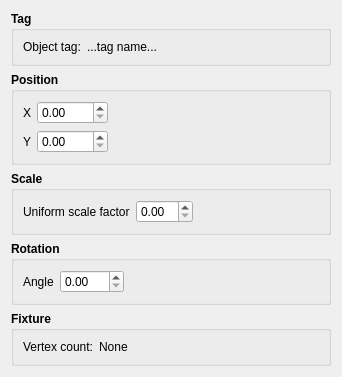
<?xml version="1.0" encoding="UTF-8"?>
<ui version="4.0">
 <class>EditItemDockWidget</class>
 <widget class="QWidget" name="EditItemDockWidget">
  <property name="geometry">
   <rect>
    <x>0</x>
    <y>0</y>
    <width>342</width>
    <height>320</height>
   </rect>
  </property>
  <property name="minimumSize">
   <size>
    <width>0</width>
    <height>0</height>
   </size>
  </property>
  <property name="windowTitle">
   <string>Form</string>
  </property>
  <layout class="QGridLayout" name="gridLayout">
   <item row="1" column="0">
    <widget class="QGroupBox" name="group_position">
     <property name="font">
      <font>
       <family>Segoe UI</family>
       <weight>75</weight>
       <bold>true</bold>
      </font>
     </property>
     <property name="title">
      <string>Position</string>
     </property>
     <layout class="QFormLayout" name="formLayout_2">
      <item row="0" column="0">
       <widget class="QLabel" name="label_positionX">
        <property name="font">
         <font>
          <weight>50</weight>
          <bold>false</bold>
         </font>
        </property>
        <property name="text">
         <string>X</string>
        </property>
       </widget>
      </item>
      <item row="0" column="1">
       <widget class="QDoubleSpinBox" name="spin_positionX">
        <property name="sizePolicy">
         <sizepolicy hsizetype="Fixed" vsizetype="Fixed">
          <horstretch>0</horstretch>
          <verstretch>0</verstretch>
         </sizepolicy>
        </property>
        <property name="font">
         <font>
          <weight>50</weight>
          <bold>false</bold>
         </font>
        </property>
        <property name="maximum">
         <double>9999.989999999999782</double>
        </property>
       </widget>
      </item>
      <item row="1" column="0">
       <widget class="QLabel" name="label_positionY">
        <property name="font">
         <font>
          <weight>50</weight>
          <bold>false</bold>
         </font>
        </property>
        <property name="text">
         <string>Y</string>
        </property>
       </widget>
      </item>
      <item row="1" column="1">
       <widget class="QDoubleSpinBox" name="spin_positionY">
        <property name="sizePolicy">
         <sizepolicy hsizetype="Fixed" vsizetype="Fixed">
          <horstretch>0</horstretch>
          <verstretch>0</verstretch>
         </sizepolicy>
        </property>
        <property name="font">
         <font>
          <weight>50</weight>
          <bold>false</bold>
         </font>
        </property>
        <property name="maximum">
         <double>9999.989999999999782</double>
        </property>
       </widget>
      </item>
     </layout>
    </widget>
   </item>
   <item row="2" column="0">
    <widget class="QGroupBox" name="group_scale">
     <property name="font">
      <font>
       <family>Segoe UI</family>
       <weight>75</weight>
       <bold>true</bold>
      </font>
     </property>
     <property name="title">
      <string>Scale</string>
     </property>
     <layout class="QFormLayout" name="formLayout_3">
      <item row="0" column="0">
       <widget class="QLabel" name="label_scale">
        <property name="font">
         <font>
          <weight>50</weight>
          <bold>false</bold>
         </font>
        </property>
        <property name="text">
         <string>Uniform scale factor</string>
        </property>
       </widget>
      </item>
      <item row="0" column="1">
       <widget class="QDoubleSpinBox" name="spin_scale">
        <property name="sizePolicy">
         <sizepolicy hsizetype="Fixed" vsizetype="Fixed">
          <horstretch>0</horstretch>
          <verstretch>0</verstretch>
         </sizepolicy>
        </property>
        <property name="font">
         <font>
          <weight>50</weight>
          <bold>false</bold>
         </font>
        </property>
       </widget>
      </item>
     </layout>
    </widget>
   </item>
   <item row="4" column="0">
    <widget class="QGroupBox" name="group_fixture">
     <property name="font">
      <font>
       <family>Segoe UI</family>
       <weight>75</weight>
       <bold>true</bold>
      </font>
     </property>
     <property name="title">
      <string>Fixture</string>
     </property>
     <layout class="QFormLayout" name="formLayout_5">
      <item row="0" column="0">
       <widget class="QLabel" name="label_vertex">
        <property name="font">
         <font>
          <weight>50</weight>
          <bold>false</bold>
         </font>
        </property>
        <property name="text">
         <string>Vertex count:</string>
        </property>
       </widget>
      </item>
      <item row="0" column="1">
       <widget class="QLabel" name="label_vertexCount">
        <property name="font">
         <font>
          <weight>50</weight>
          <bold>false</bold>
         </font>
        </property>
        <property name="text">
         <string>None</string>
        </property>
       </widget>
      </item>
     </layout>
    </widget>
   </item>
   <item row="3" column="0">
    <widget class="QGroupBox" name="group_rotation">
     <property name="font">
      <font>
       <family>Segoe UI</family>
       <weight>75</weight>
       <bold>true</bold>
      </font>
     </property>
     <property name="title">
      <string>Rotation</string>
     </property>
     <layout class="QFormLayout" name="formLayout_4">
      <item row="0" column="0">
       <widget class="QLabel" name="label_rotation">
        <property name="font">
         <font>
          <weight>50</weight>
          <bold>false</bold>
         </font>
        </property>
        <property name="text">
         <string>Angle</string>
        </property>
       </widget>
      </item>
      <item row="0" column="1">
       <widget class="QDoubleSpinBox" name="spin_rotation">
        <property name="sizePolicy">
         <sizepolicy hsizetype="Fixed" vsizetype="Fixed">
          <horstretch>0</horstretch>
          <verstretch>0</verstretch>
         </sizepolicy>
        </property>
        <property name="font">
         <font>
          <weight>50</weight>
          <bold>false</bold>
         </font>
        </property>
        <property name="maximum">
         <double>360.000000000000000</double>
        </property>
       </widget>
      </item>
     </layout>
    </widget>
   </item>
   <item row="0" column="0">
    <widget class="QGroupBox" name="group_tag">
     <property name="font">
      <font>
       <family>Segoe UI</family>
       <weight>75</weight>
       <bold>true</bold>
      </font>
     </property>
     <property name="title">
      <string>Tag</string>
     </property>
     <layout class="QFormLayout" name="formLayout">
      <item row="0" column="0">
       <widget class="QLabel" name="label_tag">
        <property name="font">
         <font>
          <weight>50</weight>
          <bold>false</bold>
         </font>
        </property>
        <property name="text">
         <string>Object tag:</string>
        </property>
       </widget>
      </item>
      <item row="0" column="1">
       <widget class="QLabel" name="label_chosenTag">
        <property name="font">
         <font>
          <weight>50</weight>
          <bold>false</bold>
         </font>
        </property>
        <property name="text">
         <string>...tag name...</string>
        </property>
       </widget>
      </item>
     </layout>
    </widget>
   </item>
  </layout>
 </widget>
 <resources/>
 <connections/>
</ui>
